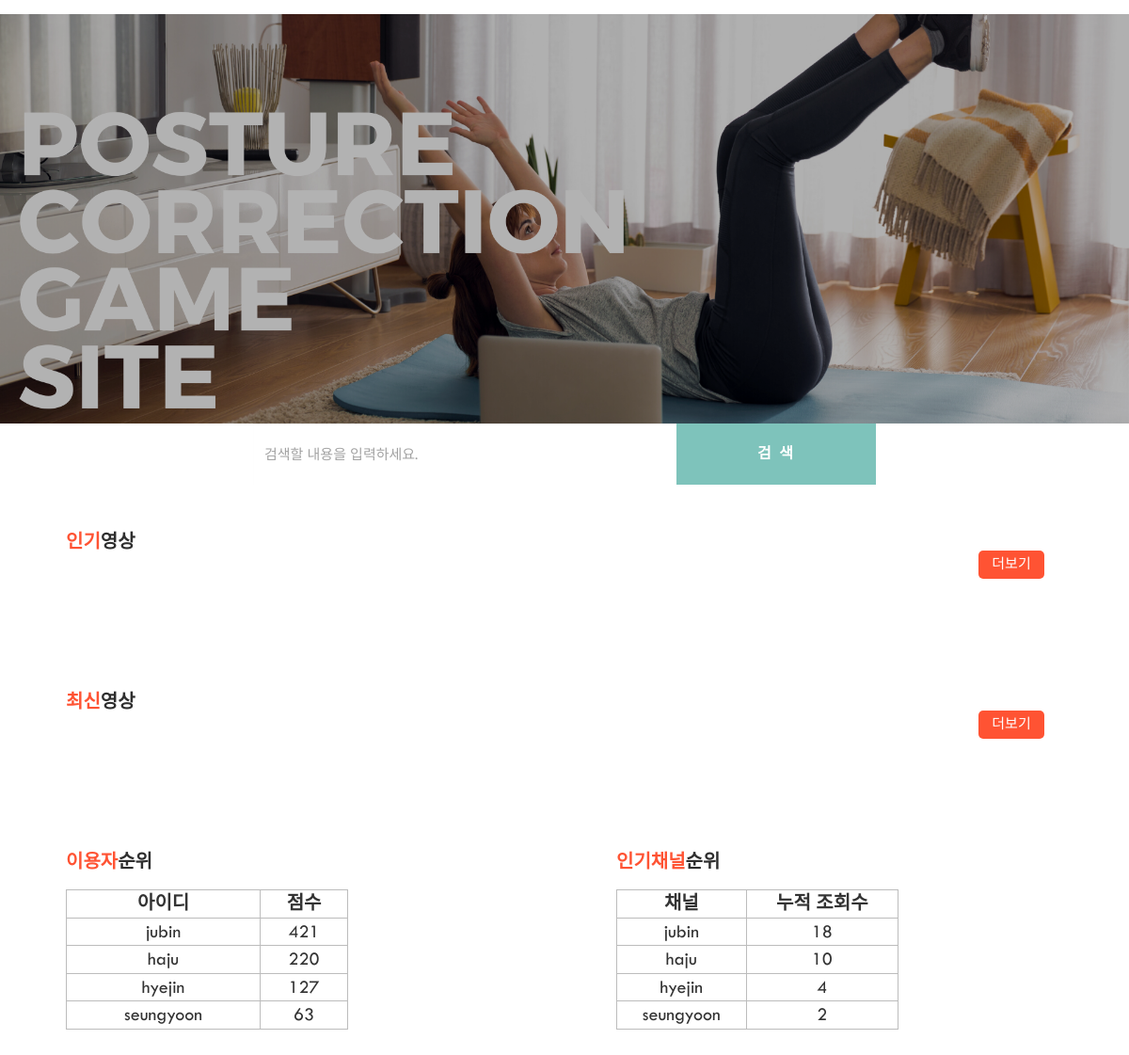
The page / on the database its author committed.
### Users/models.py (models this page shows, shortened)
class UsersDB(AbstractUser): # AbstractUser에 name, password, email 필드가 존재, 따로 만들 필요 없음, 이거 이용해서 구현하면 됨
    user_birth = models.DateField(null=True) # 생년월일

### Videos/views.py (the view)
# urls.py: path('', views.main, name='main'),
def main(request):
    pop = VideosDB.objects.all().order_by('-views')
    late = VideosDB.objects.all().order_by('-start_date')
    pop = pop[0:4]
    late = late[0:4]
    Edus_list = EdusDB.objects.values('user_id__username').annotate(
        Sum('score')).order_by('-score__sum')
    channel = VideosDB.objects.values('editor__username').annotate(
        Sum('views')).order_by('-views__sum')
    print(channel)
    return render(request, 'index.html', {'pop': pop, 'late': late, 'user': Edus_list, 'channel': channel})

### templates/index.html (shortened to what this page needs)
{% extends 'base.html' %}
{% block content %}
    <section id="subscribe">
        <div class="container">
            <div class="row">
                <div class="col-md-12">
                    <div class="block">
                        <form class="form-inline" action="{% url 'search'%}" method="GET">
                            <div class="form-group">
                                <div class="input-group">
                                    <input type="text" class="form-control" id="exampleInputAmount" name="q" value="{{ q }}" placeholder="검색할 내용을 입력하세요.">
                                    <div class="input-group-addon">
                                        <button class="btn btn-default" type="submit">검 색</button>
                                    </div>
                                </div>
                            </div>
                        </form>
                    </div>
                </div>
            </div>
        </div>
    </section>
    <section id="slider">
        <div class="container">
            <div class="row">
                <div class="col-md-12">
                    <div class="block wow fadeInUp" data-wow-duration="500ms" data-wow-delay="300ms">
                        <div class="title">
                            <h3><span>인기</span>영상</h3>
                        </div>
                        <div class="button">
                            <form action="{% url 'search'%}" method="GET">
                                <input type="submit" value="더보기">
                            </form>
                        </div>
                    </div>
                </div>
            </div>
        </div>
    </section>
    <section id="slider">
        <div class="container">
            <div class="row">
                <div class="col-md-12">
                    <div class="block wow fadeInUp" data-wow-duration="500ms" data-wow-delay="300ms">
                        <div class="title">
                            <h3><span>최신</span>영상</h3>
                        </div>
                        <div class="button">
                            <form action="{% url 'search'%}" method="GET">
                                <input type="submit" value="더보기">
                            </form>
                        </div>
                    </div>
                </div>
            </div>
        </div>
    </section>
    <section id="slider">
        <div class="container">
            <div class="row">
                <div class="col-md-12" style="width: 50%; height: 110px; float: left;">
                    <div class="block wow fadeInUp" data-wow-duration="500ms" data-wow-delay="300ms">
                        <div class="title">
                            <h3><span>이용자</span>순위</h3>
                        </div>
                        <br>
                        <br>
                        <div>
                            <table>
                                <thead>
                                    <tr>
                                        <th>아이디</th>
                                        <th>점수</th>
                                    </tr>
                                </thead>
                                <tbody>
                                    {% for x in user %}
                                <tr>
                                    <td>{{x.user_id__username}}</td>
                                    <td>{{x.score__sum}}</td>
                                </tr>
                                {% endfor %}
                                </tbody>
                            </table>
                        </div>
                    </div>
                </div>
                <div class="col-md-12" style="width: 50%; height: 110px; float: left;">
                    <div class="block wow fadeInUp" data-wow-duration="500ms" data-wow-delay="300ms">
                        <div class="title">
                            <h3><span>인기채널</span>순위</h3>
                        </div>
                        <br>
                        <br>
                        <div>
                            <table>
                                <thead>
                                    <tr>
                                        <th>채널</th>
                                        <th>누적 조회수</th>
                                    </tr>
                                </thead>
                                <tbody>
                                    {% for y in channel %}
                                    <tr>
                                        <td>{{y.editor__username}}</td>
                                        <td>{{y.views__sum}}</td>
                                    </tr>
                                    {% endfor %}
                                </tbody>
                            </table>
                        </div>
                    </div>
                </div>
            </div>
        </div>
    </section>
    <br><br><br><br>
{% endblock %}

### static/css/main.css (style rules this page uses)
body { font-family: myfont; font-size: 14px; font-weight: 400; }
h1, h2, h3, h4, h5, h6 { margin: 0px; font-family: myfont; }
h3 { font-size: 20px; font-weight: 600; }
table, td, th { border: 1px solid #bcbcbc; text-align: center; }
table { font-size: 20px; width: 300px; height: 200px; }
.title { color: #2E2E2E; text-transform: uppercase; padding: 30px 0px; }
.title span { color: #FF5333; }
#slider { padding: 50px 0px; }
#slider .block { padding: 0px 40px; }
#slider input { width:70px; height: 30px; float: right; background-color: #FF5333; border: none; color:#fff; text-align: center; text-decoration: none; display: inline-block; font-size: 15px; margin: 20px; cursor: pointer; border-radius:5px; }
#slider table { height: 30px; }
#slider .block .title { padding: 0px ; float: left; }
#subscribe { text-align: center; background-repeat: no-repeat; background-attachment: fixed; background-size: cover; position: relative; }
#subscribe:before { content: ""; position: absolute; left: 0; right: 0; bottom: 0; top: 0; width: 100%; height: 100%; opacity: 0.3; }
#subscribe .block form .form-control { width: 450px; background: #fff; opacity: 0.9; border: none; height: 65px; border-radius: 0px; font-size: 15px; }
#subscribe .block form .input-group-addon { padding: 0px; border: none; background: none; }
#subscribe .block form .input-group-addon button { width: 212px; height: 65px; border: none; border-radius: 0px; background: #7EC3BB; color: #fff; font-weight: 600; font-size: 16px; letter-spacing: 2px; text-transform: uppercase; -webkit-transition: .3s all; -o-transition: .3s all; transition: .3s all; }

### rows shown on the page
UsersDB: user_id__username "jubin", score__sum "421", editor__username "jubin", views__sum "18"
UsersDB: user_id__username "haju", score__sum "220", editor__username "haju", views__sum "10"
UsersDB: user_id__username "hyejin", score__sum "127", editor__username "hyejin", views__sum "4"
UsersDB: user_id__username "seungyoon", score__sum "63", editor__username "seungyoon", views__sum "2"
